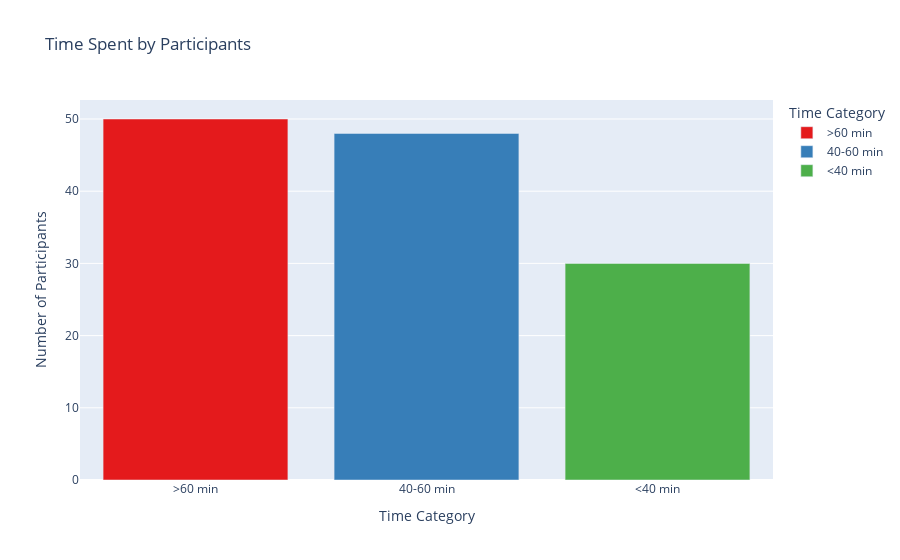

Write notebook code for a chart like this one.
### Code cell
# Ensure the StartDate and EndDate columns are in datetime format
data['StartDate'] = pd.to_datetime(data['StartDate'])
data['EndDate'] = pd.to_datetime(data['EndDate'])

# Calculate the time difference in minutes
data['TimeSpent'] = (data['EndDate'] - data['StartDate']).dt.total_seconds() / 60  # Convert to minutes

# Group participants based on the time spent
def categorize_time(minutes):
    if minutes < 40:
        return '<40 min'
    elif 40 <= minutes <= 60:
        return '40-60 min'
    else:
        return '>60 min'

data['TimeCategory'] = data['TimeSpent'].apply(categorize_time)

# Now, we have a 'TimeCategory' column that groups participants by time spent
# To see the counts of each category:
time_category_counts = data['TimeCategory'].value_counts().reset_index()
time_category_counts.columns = ['TimeCategory', 'Count']

fig = px.bar(time_category_counts, x='TimeCategory', y='Count', 
             title="Time Spent by Participants", 
             labels={'TimeCategory': 'Time Category', 'Count': 'Number of Participants'},
             color='TimeCategory', color_discrete_sequence=px.colors.qualitative.Set1)

# Show the plot
fig.show()

### Figure 1 — Plotly figure (JSON) as saved in the notebook; plotly's stock layout.template omitted (floating-point values rounded to 4 significant figures)
{"data": [{"alignmentgroup": "True", "hovertemplate": "Time Category=%{x}<br>Number of Participants=%{y}<extra></extra>", "legendgroup": ">60 min", "marker": {"color": "rgb(228,26,28)", "pattern": {"shape": ""}}, "name": ">60 min", "offsetgroup": ">60 min", "orientation": "v", "showlegend": true, "textposition": "auto", "type": "bar", "x": [">60 min"], "xaxis": "x", "y": [50], "yaxis": "y"}, {"alignmentgroup": "True", "hovertemplate": "Time Category=%{x}<br>Number of Participants=%{y}<extra></extra>", "legendgroup": "40-60 min", "marker": {"color": "rgb(55,126,184)", "pattern": {"shape": ""}}, "name": "40-60 min", "offsetgroup": "40-60 min", "orientation": "v", "showlegend": true, "textposition": "auto", "type": "bar", "x": ["40-60 min"], "xaxis": "x", "y": [48], "yaxis": "y"}, {"alignmentgroup": "True", "hovertemplate": "Time Category=%{x}<br>Number of Participants=%{y}<extra></extra>", "legendgroup": "<40 min", "marker": {"color": "rgb(77,175,74)", "pattern": {"shape": ""}}, "name": "<40 min", "offsetgroup": "<40 min", "orientation": "v", "showlegend": true, "textposition": "auto", "type": "bar", "x": ["<40 min"], "xaxis": "x", "y": [30], "yaxis": "y"}], "layout": {"barmode": "relative", "legend": {"title": {"text": "Time Category"}, "tracegroupgap": 0}, "title": {"text": "Time Spent by Participants"}, "xaxis": {"anchor": "y", "categoryarray": [">60 min", "40-60 min", "<40 min"], "categoryorder": "array", "domain": [0, 1], "title": {"text": "Time Category"}}, "yaxis": {"anchor": "x", "domain": [0, 1], "title": {"text": "Number of Participants"}}}}
